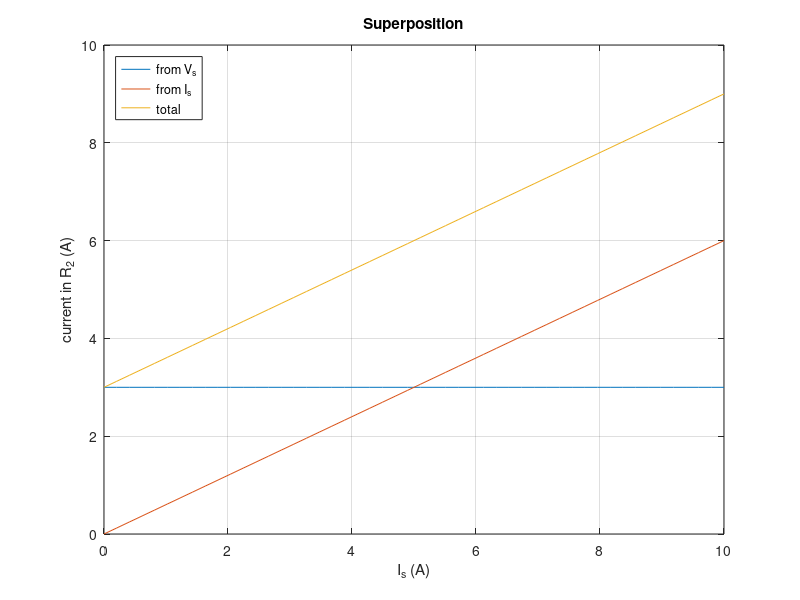

The MATLAB script that drew this image:
% Circuits 1 — Superposition
%title: Superposition, Checked Against the Full Solution
%ar-title: التراكب ومقارنته بالحل الكامل
%lesson: c1-techniques-12
%course: circuits-1

%% Each source alone
%ar: Vs = 60 V مع R1 = 12 إلى العقدة، و R2 = 8 من العقدة للأرض، ومصدر تيار 5 A يدخل العقدة عبر R3. المطلوب i في R2.
%ar: Vs وحده (مصدر التيار مفتوح): i' = 60/(12 + 8). Is وحده (المصدر سلك): قسمة تيار i'' = 5 × 12/(12 + 8).
Vs = 60; Is = 5; R1 = 12; R2 = 8;
i1 = Vs/(R1 + R2);
i2 = Is*R1/(R1 + R2);
fprintf('i'' = %g A, i'''' = %g A, i = %g A\n', i1, i2, i1 + i2)

%% Both sources together
%ar: الحل المباشر بجهد العقدة: (v − 60)/12 + v/8 = 5. يجب أن يساوي مجموع الاستجابتين.
v = (Vs/R1 + Is) / (1/R1 + 1/R2);
fprintf('direct: v = %g V, i = %g A\n', v, v/R2)

%% Power does NOT superpose
%ar: القدرة تتناسب مع مربع التيار، فلا يصح جمع قدرات كل مصدر. هذا خطأ شائع.
fprintf('p from sum of currents: %g W, sum of powers: %g W\n', (i1 + i2)^2*R2, i1^2*R2 + i2^2*R2)

%%! Project idea: contribution of each source
%ar: مشروع: في دائرة بعدة مصادر، ارسم نسبة مساهمة كل مصدر في التيار وأنت تغيّر أحدها. مفيد لتحليل الضوضاء والتداخل في الأنظمة الحقيقية.
Isw = linspace(0, 10, 50);
plot(Isw, i1*ones(size(Isw)), Isw, Isw*R1/(R1 + R2), Isw, i1 + Isw*R1/(R1 + R2)); grid on
xlabel('I_s (A)'); ylabel('current in R_2 (A)'); legend('from V_s', 'from I_s', 'total', 'Location', 'northwest'); title('Superposition')
